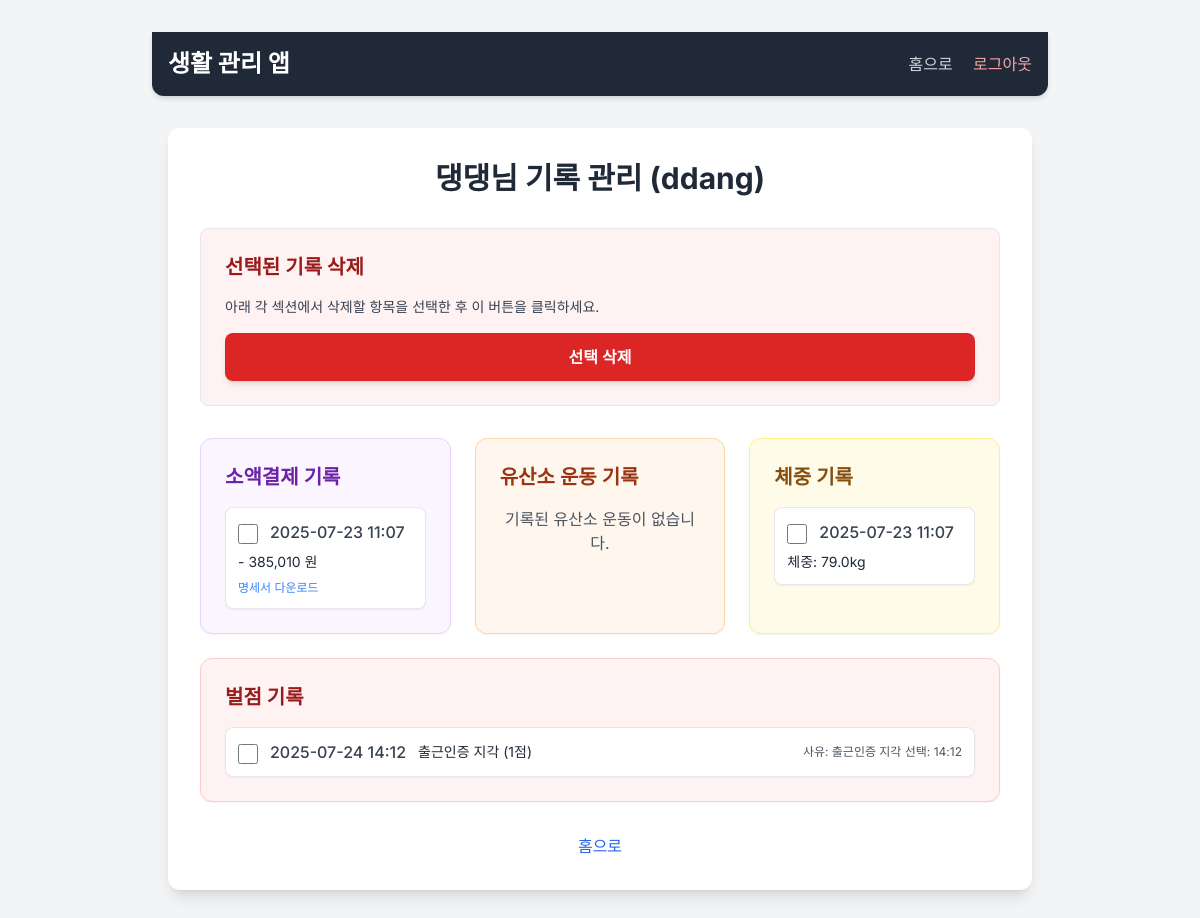
The app's page /admin_data_management (signed in), older data.
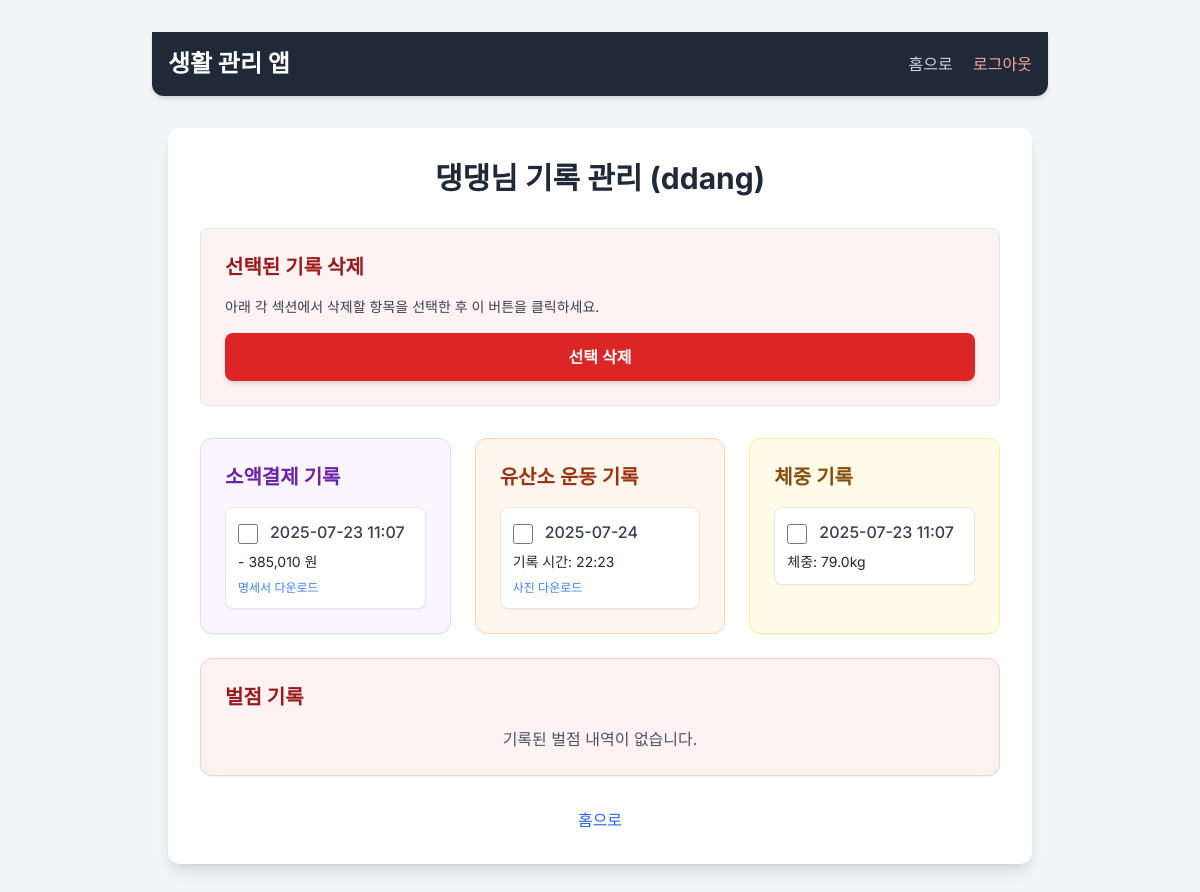
The same page, newer data.
### app.py (models this page shows, shortened)
class Payment(db.Model):
    id = db.Column(db.Integer, primary_key=True)
    user_id = db.Column(db.Integer, db.ForeignKey('user.id'), nullable=False)
    amount = db.Column(db.Integer, nullable=False)
    description = db.Column(db.String(255), nullable=True)
    image_filename = db.Column(db.String(120), nullable=False)
    timestamp = db.Column(db.DateTime, default=datetime.now, nullable=False)
    user = db.relationship('User', backref=db.backref('payments', lazy=True))

class WeightEntry(db.Model):
    id = db.Column(db.Integer, primary_key=True)
    user_id = db.Column(db.Integer, db.ForeignKey('user.id'), nullable=False)
    weight_kg = db.Column(db.Float, nullable=False)
    timestamp = db.Column(db.DateTime, default=datetime.now, nullable=False)
    user = db.relationship('User', backref=db.backref('weight_entries', lazy=True))

class Penalty(db.Model):
    id = db.Column(db.Integer, primary_key=True)
    user_id = db.Column(db.Integer, db.ForeignKey('user.id'), nullable=False)
    penalty_type = db.Column(db.String(50), nullable=False)
    rule_name = db.Column(db.String(50), nullable=True)
    reason = db.Column(db.Text, nullable=True)
    penalty_points = db.Column(db.Integer, nullable=False, default=1)
    timestamp = db.Column(db.DateTime, default=datetime.now, nullable=False)
    related_date = db.Column(db.Date, nullable=True)
    user = db.relationship('User', backref=db.backref('penalties', lazy=True))

class Cardio(db.Model):
    id = db.Column(db.Integer, primary_key=True)
    user_id = db.Column(db.Integer, db.ForeignKey('user.id'), nullable=False)
    date = db.Column(db.Date, nullable=False)
    image_filename = db.Column(db.String(120), nullable=False)
    timestamp = db.Column(db.DateTime, default=datetime.now, nullable=False)
    user = db.relationship('User', backref=db.backref('cardio_logs', lazy=True))

### app.py (the view)
@app.route('/admin_data_management')
def admin_data_management():
    if 'user_id' not in session or session.get('role') != 'owner':
        flash("관리자 권한이 없습니다.", 'error')
        return redirect(url_for('login'))
    ddang_user = User.query.filter_by(username='ddang').first()
    if not ddang_user:
        flash("댕댕님 계정을 찾을 수 없습니다.", 'error')
        return render_template('admin_data_management.html', payments=[], cardio_logs=[], weight_entries=[], penalties=[])
    ddang_user_id = ddang_user.id
    payments = Payment.query.filter_by(user_id=ddang_user_id).order_by(db.desc(Payment.timestamp)).all()
    cardio_logs = Cardio.query.filter_by(user_id=ddang_user_id).order_by(db.desc(Cardio.timestamp)).all()
    weight_entries = WeightEntry.query.filter_by(user_id=ddang_user_id).order_by(db.desc(WeightEntry.timestamp)).all()
    penalties = Penalty.query.filter_by(user_id=ddang_user_id).order_by(db.desc(Penalty.timestamp)).all()
    return render_template('admin_data_management.html', payments=payments, cardio_logs=cardio_logs, weight_entries=weight_entries, penalties=penalties)

### templates/admin_data_management.html (shortened to what the changed rows need)
{% extends "base.html" %}
{% from '_macros.html' import format_currency %}
{% block content %}
<div class="bg-white p-8 rounded-xl shadow-lg w-full max-w-6xl mx-auto">
  <h2 class="text-3xl font-bold text-center text-gray-800 mb-8">댕댕님 기록 관리 (ddang)</h2>
  <form id="adminDeleteForm" action="{{ url_for('delete_admin_selected_data') }}" method="post">
    <div class="grid grid-cols-1 lg:grid-cols-3 gap-6">
      <div class="bg-purple-50 p-6 rounded-xl shadow-sm border border-purple-200">
        {% if payments %}
          <ul class="space-y-3">
            {% for item in payments %}
              <li class="bg-white p-3 rounded-lg shadow-sm border border-gray-200 flex flex-col">
                <div class="flex items-center mb-2">
                  <input type="checkbox" name="delete_items" value="payment_{{ item.id }}" class="mt-1 mr-3 h-5 w-5 text-red-600 border-gray-300 rounded focus:ring-red-500">
                  <span class="font-medium text-gray-700">{{ item.timestamp.strftime('%Y-%m-%d %H:%M') }}</span>
                </div>
                <p class="text-gray-800 text-sm">{{ item.description | default('설명 없음') }} - {{ format_currency(item.amount | int) }}원</p>
                {% if item.image_filename %}
                  <a href="{{ url_for('uploaded_file', filename=item.image_filename) }}" target="_blank" class="text-blue-500 hover:underline text-xs mt-2 inline-block">명세서 다운로드</a>
                {% endif %}
              </li>
            {% endfor %}
          </ul>
        {% else %}
          <p class="text-center text-gray-600">기록된 소액결제 내역이 없습니다.</p>
        {% endif %}
      </div>
      <div class="bg-orange-50 p-6 rounded-xl shadow-sm border border-orange-200">
        <h3 class="text-xl font-semibold text-orange-800 mb-4">유산소 운동 기록</h3>
        {% if cardio_logs %}
          <ul class="space-y-3">
            {% for item in cardio_logs %}
              <li class="bg-white p-3 rounded-lg shadow-sm border border-gray-200 flex flex-col">
                <div class="flex items-center mb-2">
                  <input type="checkbox" name="delete_items" value="cardio_{{ item.id }}" class="mt-1 mr-3 h-5 w-5 text-red-600 border-gray-300 rounded focus:ring-red-500">
                  <span class="font-medium text-gray-700">{{ item.date.strftime('%Y-%m-%d') }}</span>
                </div>
                <p class="text-gray-800 text-sm">기록 시간: {{ item.timestamp.strftime('%H:%M') }}</p>
                {% if item.image_filename %}
                  <a href="{{ url_for('uploaded_file', filename=item.image_filename) }}" target="_blank" class="text-blue-500 hover:underline text-xs mt-2 inline-block">사진 다운로드</a>
                {% endif %}
              </li>
            {% endfor %}
          </ul>
        {% else %}
          <p class="text-center text-gray-600">기록된 유산소 운동이 없습니다.</p>
        {% endif %}
      </div>
      <div class="bg-yellow-50 p-6 rounded-xl shadow-sm border border-yellow-200">
        {% if weight_entries %}
          <ul class="space-y-3">
            {% for item in weight_entries %}
              <li class="bg-white p-3 rounded-lg shadow-sm border border-gray-200 flex flex-col">
                <div class="flex items-center mb-2">
                  <input type="checkbox" name="delete_items" value="weight_{{ item.id }}" class="mt-1 mr-3 h-5 w-5 text-red-600 border-gray-300 rounded focus:ring-red-500">
                  <span class="font-medium text-gray-700">{{ item.timestamp.strftime('%Y-%m-%d %H:%M') }}</span>
                </div>
                <p class="text-gray-800 text-sm">체중: {{ item.weight_kg }}kg</p>
              </li>
            {% endfor %}
          </ul>
        {% else %}
          <p class="text-center text-gray-600">기록된 체중이 없습니다.</p>
        {% endif %}
      </div>
      <div class="bg-red-50 p-6 rounded-xl shadow-sm border border-red-200 lg:col-span-3">
        <h3 class="text-xl font-semibold text-red-800 mb-4">벌점 기록</h3>
        {% if penalties %}
          <ul class="space-y-3">
            {% for item in penalties %}
              <li class="bg-white p-3 rounded-lg shadow-sm border border-gray-200 flex items-center justify-between">
                <div class="flex items-center">
                  <input type="checkbox" name="delete_items" value="penalty_{{ item.id }}" class="mt-1 mr-3 h-5 w-5 text-red-600 border-gray-300 rounded focus:ring-red-500">
                  <span class="font-medium text-gray-700 mr-3">{{ item.timestamp.strftime('%Y-%m-%d %H:%M') }}</span>
                </div>
                <p class="text-gray-800 text-sm flex-1">{{ item.penalty_type }} ({{ item.penalty_points }}점)</p>
                {% if item.reason %}<span class="text-gray-600 text-xs ml-auto">사유: {{ item.reason | truncate(30) }}</span>{% endif %}
              </li>
            {% endfor %}
          </ul>
        {% else %}
          <p class="text-center text-gray-600">기록된 벌점 내역이 없습니다.</p>
        {% endif %}
      </div>
    </div>
  </form>
</div>
{% endblock %}

### templates/_macros.html
{% macro format_currency(value) %}
    {{ "{:,.0f}".format(value) }}
{% endmacro %}
{% macro top_nav() %}
<nav class="bg-gray-800 p-4 shadow-md rounded-b-xl mb-8 w-full max-w-4xl mx-auto">
    <div class="container mx-auto flex justify-between items-center">
        <div class="text-white text-2xl font-bold">
            <a href="{{ url_for('home') }}" class="hover:text-gray-300 transition duration-200">생활 관리 앱</a>
        </div>
        <div class="space-x-4">
            <a href="{{ url_for('home') }}" class="text-gray-300 hover:text-white transition duration-200 font-medium">홈으로</a>
            <a href="{{ url_for('logout') }}" class="text-red-300 hover:text-red-100 transition duration-200 font-medium">로그아웃</a>
        </div>
    </div>
</nav>
{% endmacro %}

Row changes from the older to the newer data that the page shows:
removed Penalty: timestamp "2025-07-24 14:12", penalty_type "출근인증 지각", penalty_points "1", reason "출근인증 지각 선택: 14:12"
added Cardio: date "2025-07-24", timestamp "22:23"
Text that changed along with them:
text no longer shown: "기록된 유산소 운동이 없습니다."
text now shown: "기록된 벌점 내역이 없습니다."
